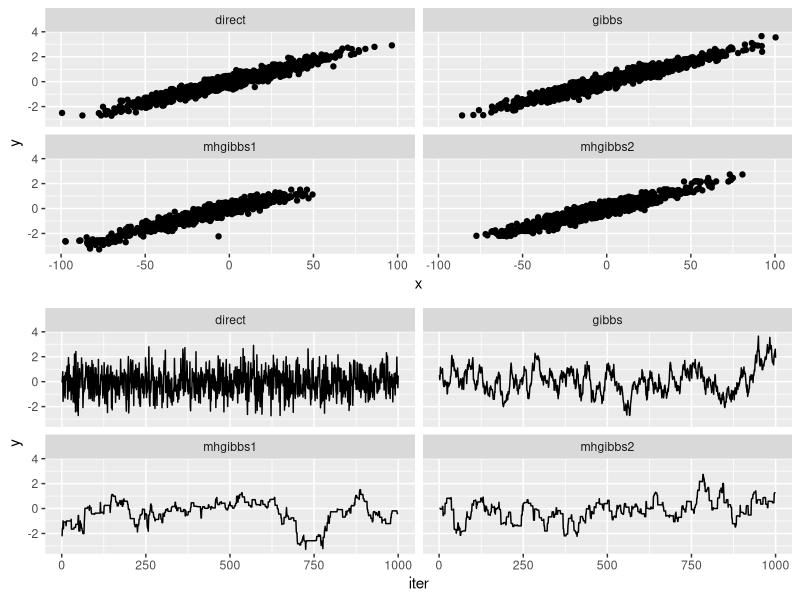
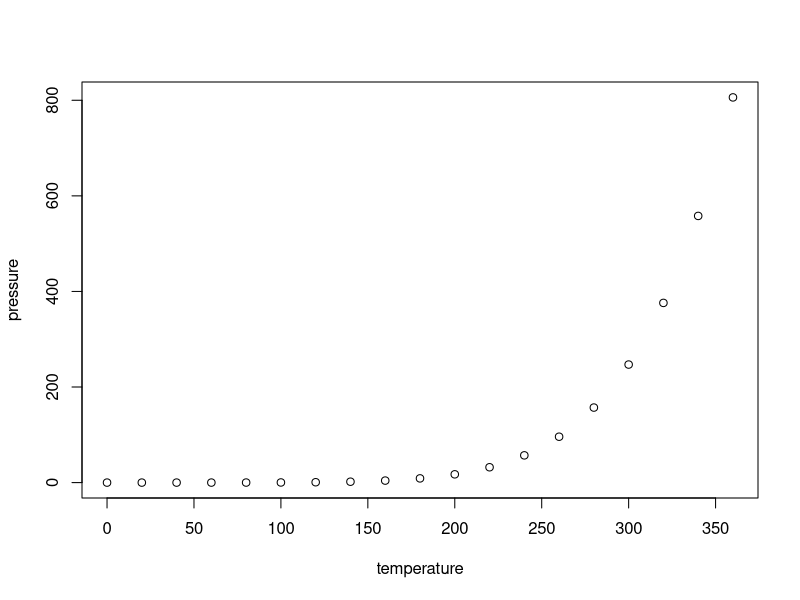

The R source for these figures, in order:
## ---- chunk 1
knitr::opts_chunk$set(echo = TRUE)
## ---- chunk 2
auxMatrix <- function(Sigma) {
  # calculate the conditional parameters given a covariance matrix
  # the parameters are stored in a auxiliary matrix A
  # A is s.t.
  #   x[j] ~ N(A[j,-j]%*%x[-j], A[j,j])
  
  p = nrow(Sigma)
  aux_mat = diag(diag(Sigma))
  for (j in 1:p) {
    aux_mat[j, -j] = Sigma[j, -j] %*% solve(Sigma[-j, -j])
    aux_mat[j, j] = Sigma[j, j] - Sigma[j, -j] %*% solve(Sigma[-j, -j]) %*% Sigma[-j, j]
  }
  return (aux_mat)
}

gibbsSampler <- function(ns, cov_mat) {
  aux_mat = auxMatrix(cov_mat)
  xs = NULL
  ys = NULL
  x = y = 0
  for (iter in 1:ns) {
    # sample x from p(x|y)
    x = aux_mat[1,2]*y + sqrt(aux_mat[1,1])*rnorm(1)
    # sample y from p(y|x)
    y = aux_mat[2,1]*x + sqrt(aux_mat[2,2])*rnorm(1)
    
    xs = c(xs, x)
    ys = c(ys, y)
  }
  
  return(rbind(xs, ys))
}

mhInGibbs1 <- function(ns, cov_mat) {
  aux_mat = auxMatrix(cov_mat)
  xs = NULL
  ys = NULL
  x = y = 0
  prev_d = -Inf
  for (iter in 1:ns) {
    # sample x from p(x|y)
    x = aux_mat[1,2]*y + sqrt(aux_mat[1,1]) * rnorm(1)
    # sample y from p(y|x)
    new_y = y + sqrt(cov_mat[2,2]) * rnorm(1)
    cur_d = dnorm(new_y, aux_mat[2,1]*x, sqrt(aux_mat[2,2]), log = TRUE)
    ar = cur_d - prev_d
    if (runif(1) < exp(ar)) {
      y = new_y
      prev_d = cur_d
    }
    
    xs = c(xs, x)
    ys = c(ys, y)
  }
  
  return(rbind(xs, ys))
}

mhInGibbs2 <- function(ns, cov_mat) {
  aux_mat = auxMatrix(cov_mat)
  xs = NULL
  ys = NULL
  x = y = 0
  for (iter in 1:ns) {
    # sample x from p(x|y)
    x = aux_mat[1,2]*y + sqrt(aux_mat[1,1]) * rnorm(1)
    # sample y from p(y|x)
    new_y = y + sqrt(cov_mat[2,2]) * rnorm(1)
    ar = dnorm(new_y, aux_mat[2,1]*x, sqrt(aux_mat[2,2]))
    ar = ar / dnorm(y, aux_mat[2,1]*x, sqrt(aux_mat[2,2]))
    if (runif(1) < ar) {
      y = new_y
    }
    
    xs = c(xs, x)
    ys = c(ys, y)
  }
  
  return(rbind(xs, ys))
}
## ---- chunk 3
mhInGibbsExperiment <- function(ns, cov_mat) {
  suppressMessages(require(ggplot2))
  suppressMessages(require(gridExtra))
  suppressMessages(require(mvtnorm))
  
  res_true = t(rmvnorm(ns, c(0,0), cov_mat))
  res_gibbs = gibbsSampler(ns, cov_mat)
  res_mhgibbs1 = mhInGibbs1(ns, cov_mat)
  res_mhgibbs2 = mhInGibbs2(ns, cov_mat)
  
  df = data.frame(x = c(res_true[1,], res_gibbs[1,], res_mhgibbs1[1,], res_mhgibbs2[1,]),
                  y = c(res_true[2,], res_gibbs[2,], res_mhgibbs1[2,], res_mhgibbs2[2,]),
                  iter = rep(1:ns, 4),
                  method = factor(c(rep("direct", ns), rep("gibbs", ns), rep("mhgibbs1", ns), rep("mhgibbs2", ns))))
  g1 <- ggplot(df)
  g1 <- g1 + geom_point(aes(x = x, y = y))
  g1 <- g1 + facet_wrap(~method, ncol = 2)
  g2 <- ggplot(df)
  g2 <- g2 + geom_line(aes(x = iter, y = y))
  g2 <- g2 + facet_wrap(~method, ncol = 2)
  grid.arrange(g1,g2,ncol = 1)
}
## ---- chunk 4
mhInGibbsExperiment(1000, matrix(c(900,29,29,1),2,2))
## ---- chunk 5
plot(pressure)
